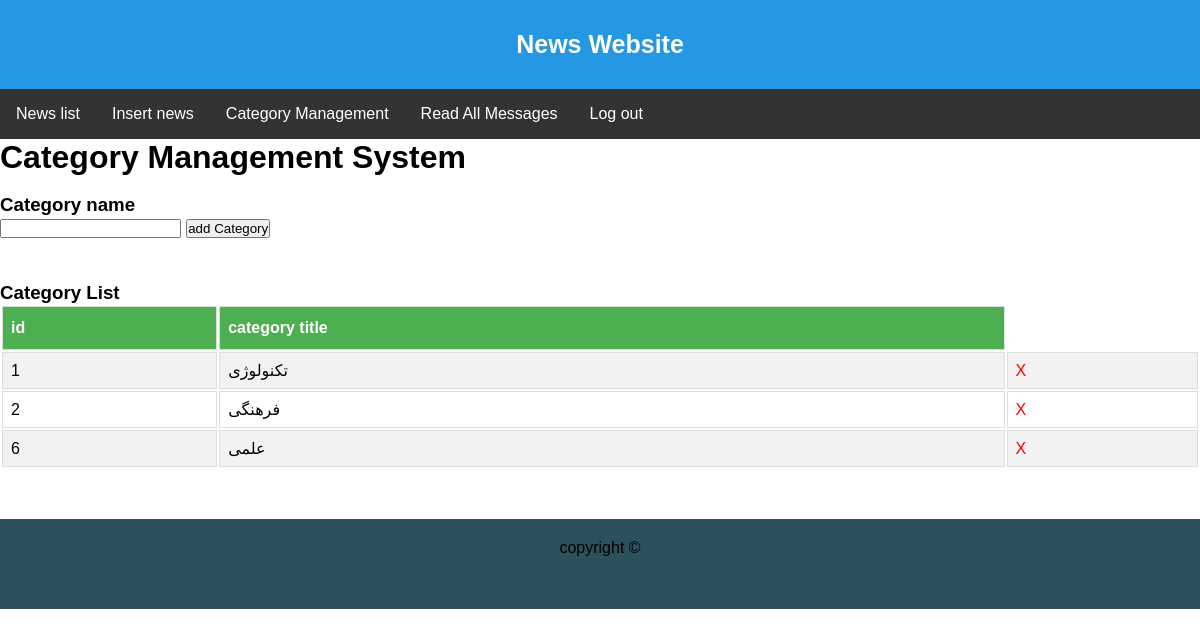
The app's page /admin/cat_mang (signed in), older data.
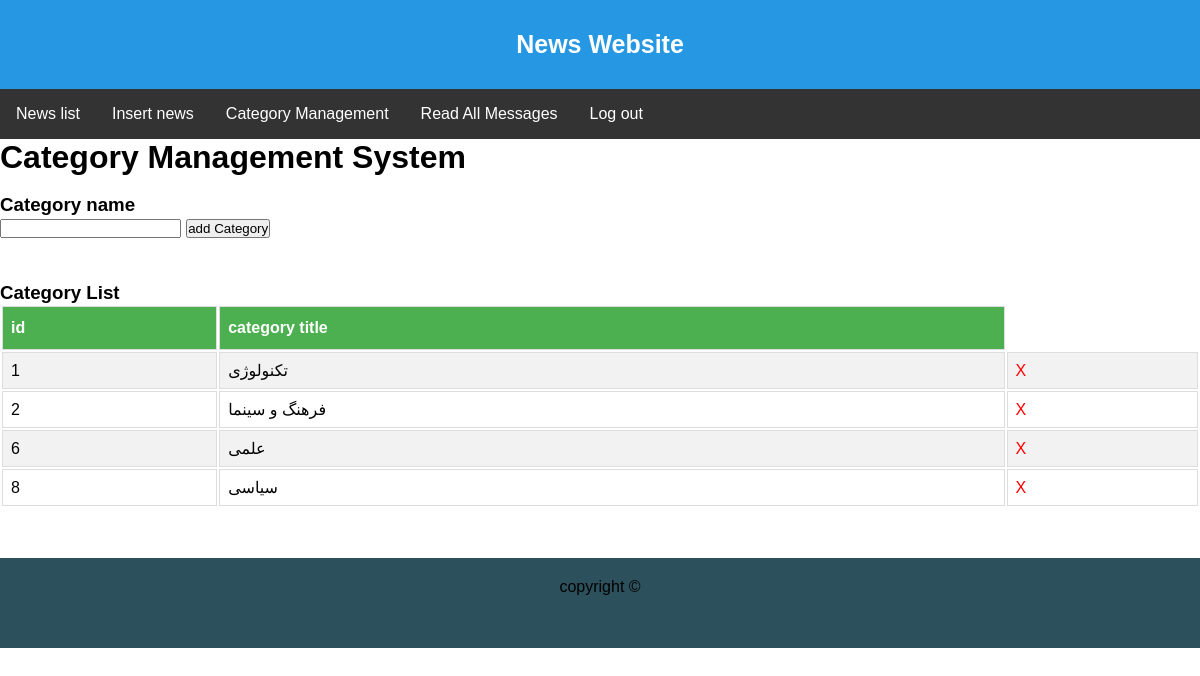
The same page, newer data.
### tables this page shows
CREATE TABLE `news_cat` (
  `id` int(20) NOT NULL,
  `title` varchar(20) NOT NULL
);

### Lib/View.php (called while the page is built, shortened)
<?php
	class View
	{
		public function render($view_name, $data = null)
		{
			require "Views/" . $view_name . ".php";
		}
	}

### Lib/Bootstrap.php (called while the page is built, shortened)
<?php
	class Bootstrap
	{
		function __construct()
		{
		  if(!isset($_GET['page']) || $_GET['page'] == "index.php")
		  {
			$page= "main";
		  } else {
			$page = $_GET['page'];
		  }
		  $arr = explode("/", $page);
		  $controller = new $ctrl();
		  $controller->loadModel($arr[0]);
		  if(isset($arr[1])){
			  $method = $arr[1];
		  } else {
			  $method = "index";
		  }
		  $controller->{$method}();
		}
	}

### index.php (called while the page is built, shortened)
<?php
  include('Lib/Bootstrap.php');
  include('Lib/Controller.php');
  include('Lib/View.php');
  include('Lib/DB.php');
  $app = new Bootstrap();
  ?>

### Lib/Controller.php (called while the page is built, shortened)
<?php
	class Controller
	{
		public function loadModel($model_name){
			$model = "Models/" . ucwords($model_name) . ".php";
		    if(file_exists($model)){
		        $this->model = new $model_name();
            }
        }
	}

### Lib/DB.php (called while the page is built, shortened)
<?php
    class DB
    {
        function __construct()
        {
            $this->db = new mysqli(HOST, DB_USERNAME, DB_PASS, DB_NAME);
            mysqli_set_charset($this->db,"utf8");
        }
        public function db_exec($sql)
        {
            return $this->db->query($sql);
        }
    }

### Models/Admin.php (called while the page is built, shortened)
<?php
    class Admin extends DB
    {
        public function cat_get(){
            return $this->db_exec("SELECT * FROM `news_cat` ");
        }
    }

### Views/admin/cat_mang.php (the view)
<html>
	<body>
	<h1>Category Management System</h1><br>
		<form method="POST" action="/admin/cat_add">
		<h3>Category name<br> <input type="text" name="category">
        <input type="submit" width="48" height="48" value="add Category" name="submit">
		</form>
		<br><br><br>
	<h3>Category List</h3>
		<table>
		<tr>
			<th>id</th>
			<th>category title</th>
		</tr>
		<?php
			while($cat = $allcat->fetch_assoc()){
		?>
		<tr>
			<td><?php echo $cat["id"]; ?></td>
			<td><?php echo $cat["title"]; ?></td>
			<td><a class="remove" href="./cat_delete&id=<?php echo $cat["id"]; ?>">X</a></td>
		</tr>
		<?php
			}
		?>
		</table>
    </body>
<html>

Row changes from the older to the newer data that the page shows:
changed news_cat id 2: title "فرهنگی" → "فرهنگ و سینما"
added news_cat: id "8", title "سیاسی"
